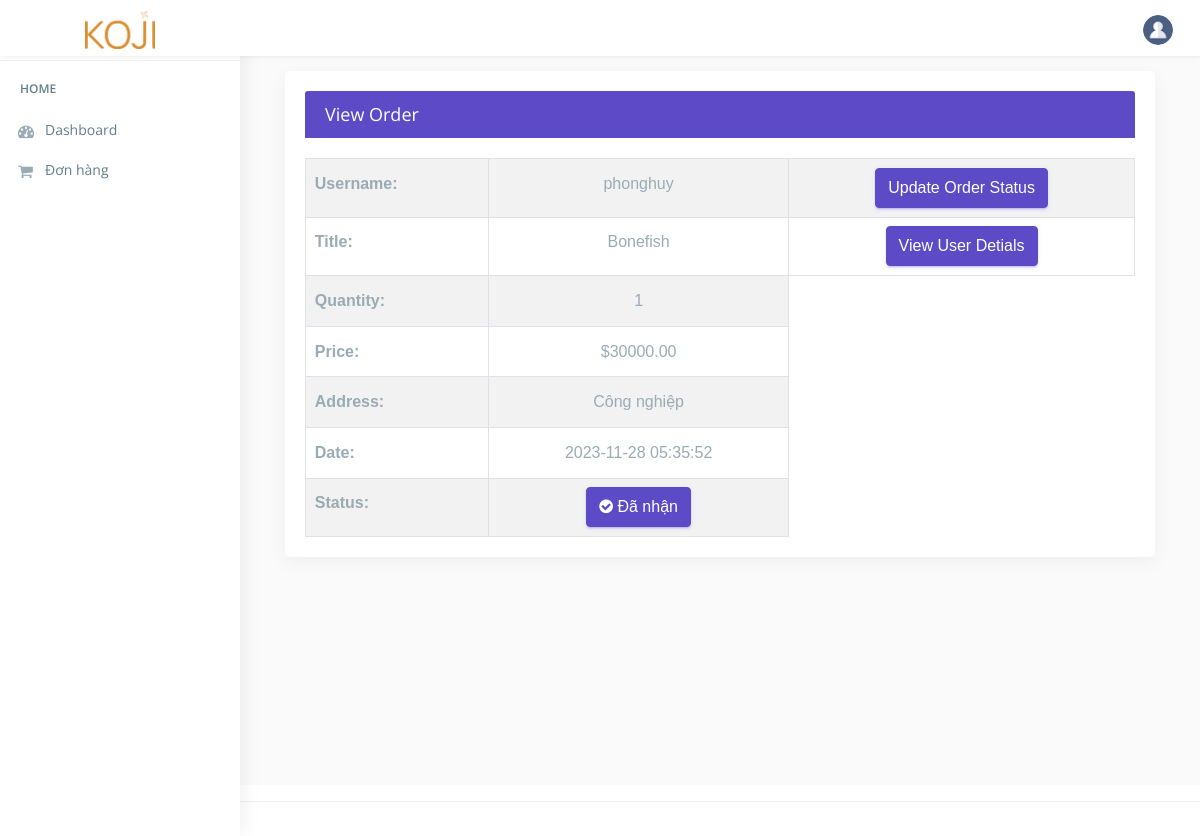
Screenshot of /staff/view_order.php?user_upd=92 with the database file from the repository.
### tables this page shows
CREATE TABLE `users_orders` (
  `o_id` int(222) NOT NULL,
  `u_id` int(222) NOT NULL,
  `title` varchar(222) NOT NULL,
  `quantity` int(222) NOT NULL,
  `price` decimal(10,2) NOT NULL,
  `status` varchar(222) DEFAULT NULL,
  `date` timestamp NOT NULL DEFAULT current_timestamp() ON UPDATE current_timestamp()
);

CREATE TABLE `users` (
  `u_id` int(222) NOT NULL,
  `username` varchar(222) NOT NULL,
  `f_name` varchar(222) NOT NULL,
  `l_name` varchar(222) NOT NULL,
  `email` varchar(222) NOT NULL,
  `phone` varchar(222) NOT NULL,
  `password` varchar(222) NOT NULL,
  `address` text NOT NULL,
  `status` int(222) NOT NULL DEFAULT 1,
  `date` timestamp NOT NULL DEFAULT current_timestamp() ON UPDATE current_timestamp()
);

### staff/view_order.php (the view, shortened to what this page needs)
<!DOCTYPE html>
<html lang="en">
<?php
include("../connection/connect.php");
?>
<head>
    <link href="css/lib/bootstrap/bootstrap.min.css" rel="stylesheet">
    <link href="css/helper.css" rel="stylesheet">
    <link href="css/style.css" rel="stylesheet">
</head>
<body class="fix-header fix-sidebar">
    <div id="main-wrapper">
        <div class="header">
            <nav class="navbar top-navbar navbar-expand-md navbar-light">
                <div class="navbar-header">
                    <a class="navbar-brand" href="dashboard.php">
                        <span><img src="images/koji.png" alt="homepage"
                                class="dark-logo" style="width: 70px" /></span>
                    </a>
                </div>
                <div class="navbar-collapse">
                    <ul class="navbar-nav my-lg-0">
                        <li class="nav-item dropdown">
                            <a class="nav-link dropdown-toggle text-muted  "
                                href="#" data-toggle="dropdown"
                                aria-haspopup="true" aria-expanded="false"><img
                                    src="images/bookingSystem/user-icn.png"
                                    alt="user" class="profile-pic" /></a>
                        </li>
                    </ul>
                </div>
            </nav>
        </div>
        <div class="left-sidebar">
            <div class="scroll-sidebar">
                <nav class="sidebar-nav">
                    <ul id="sidebarnav">
                        <li class="nav-devider"></li>
                        <li class="nav-label">Home</li>
                        <li> <a href="dashboard.php"><i
                                    class="fa fa-tachometer"></i><span>Dashboard</span></a>
                        </li>
                        <li> <a href="all_orders.php"><i
                                    class="fa fa-shopping-cart"
                                    aria-hidden="true"></i><span>Đơn
                                    hàng</span></a></li>
                    </ul>
                </nav>
            </div>
        </div>
        <div class="page-wrapper">
            <div class="container-fluid">
                <div class="row">
                    <div class="col-12">
                        <div class="col-lg-12">
                            <div class="card card-outline-primary">
                                <div class="card-header">
                                    <h4 class="m-b-0 text-white">View Order</h4>
                                </div>
                                <div class="table-responsive m-t-20">
                                    <table id="myTable"
                                        class="table table-bordered table-striped">
                                        <tbody>
                                            <?php
											$sql="SELECT users.*, users_orders.* FROM users INNER JOIN users_orders ON users.u_id=users_orders.u_id where o_id='".$_GET['user_upd']."'";
												$query=mysqli_query($db,$sql);
												$rows=mysqli_fetch_array($query);
												?>
                                            <tr>
                                                <td><strong>Username:</strong>
                                                </td>
                                                <td>
                                                    <center>
                                                        <?php echo $rows['username']; ?>
                                                    </center>
                                                </td>
                                                <td>
                                                    <center>
                                                        <a href="javascript:void(0);"
                                                            onClick="popUpWindow('order_update.php?form_id=<?php echo htmlentities($rows['o_id']);?>');"
                                                            title="Update order">
                                                            <button
                                                                type="button"
                                                                class="btn btn-primary">Update
                                                                Order
                                                                Status</button></a>
                                                    </center>
                                                </td>
                                            </tr>
                                            <tr>
                                                <td><strong>Title:</strong></td>
                                                <td>
                                                    <center>
                                                        <?php echo $rows['title']; ?>
                                                    </center>
                                                </td>
                                                <td>
                                                    <center>
                                                        <a href="javascript:void(0);"
                                                            onClick="popUpWindow('userprofile.php?newform_id=<?php echo htmlentities($rows['o_id']);?>');"
                                                            title="Update order">
                                                            <button
                                                                type="button"
                                                                class="btn btn-primary">View
                                                                User
                                                                Detials</button></a>
                                                    </center>
                                                </td>
                                            </tr>
                                            <tr>
                                                <td><strong>Quantity:</strong>
                                                </td>
                                                <td>
                                                    <center>
                                                        <?php echo $rows['quantity']; ?>
                                                    </center>
                                                </td>
                                            </tr>
                                            <tr>
                                                <td><strong>Price:</strong></td>
                                                <td>
                                                    <center>
                                                        $<?php echo $rows['price']; ?>
                                                    </center>
                                                </td>
                                            </tr>
                                            <tr>
                                                <td><strong>Address:</strong>
                                                </td>
                                                <td>
                                                    <center>
                                                        <?php echo $rows['address']; ?>
                                                    </center>
                                                </td>
                                            </tr>
                                            <tr>
                                                <td><strong>Date:</strong></td>
                                                <td>
                                                    <center>
                                                        <?php echo $rows['date']; ?>
                                                    </center>
                                                </td>
                                            </tr>
                                            <tr>
                                                <td><strong>Status:</strong>
                                                </td>
                                                <?php
																			$status=$rows['status'];
																			?>
                                                <?php
																			if($status=="closed")
																				{
																			?>
                                                <td>
                                                    <center><button
                                                            type="button"
                                                            class="btn btn-primary"><span
                                                                class="fa fa-check-circle"
                                                                aria-hidden="true"></span>
                                                            Đã nhận
                                                            </button>
                                                    </center>
                                                </td>
                                                <?php
																			}
																			?>
                                            </tr>
                                        </tbody>
                                    </table>
                                </div>
                            </div>
                        </div>
                    </div>
                </div>
            </div>
        </div>
    </div>
    <footer class="footer"></footer>
</body>
</html>

### staff/css/helper.css (style rules this page uses)
.m-t-20 { margin-top: 20px!important; }
.m-b-0 { margin-bottom: 0px!important; }

### rows the page displays
users_orders: u.username "phonghuy", title "Bonefish", quantity "1", price "30000.00", u.address "Công nghiệp", date "2023-11-28 05:35:52"
